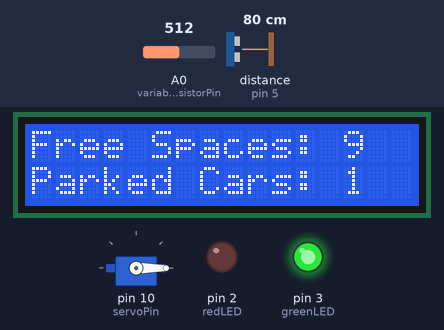
A sketch run on a simulated Arduino Uno, built with avr-gcc and run on an emulated ATmega328P. Parts: 16×2 character LCD, servo, output pins drawn as LEDs (lit = HIGH). Wiring (inferred from the names in the program): ultrasonic range finder: trigger pin 6; echo pin 5. Inputs (shaded band) come from the test bench; at power-on: A0 (variableResistorPin) = 512, distance to the obstacle (sensor on pin 5) 80 cm. The echo pulse lasts 58.3 µs per cm; pins used as bus, display or sensor lines are not drawn; what the sketch prints to the serial monitor is not drawn.

Above: at 1.2 s.
1.3 s: A0 (variableResistorPin) set to 494
At 4.4 s:
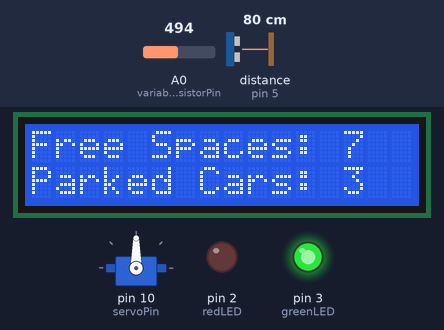
6.8 s: distance to the obstacle (sensor on pin 5) set to 2 cm
At 16.2 s:
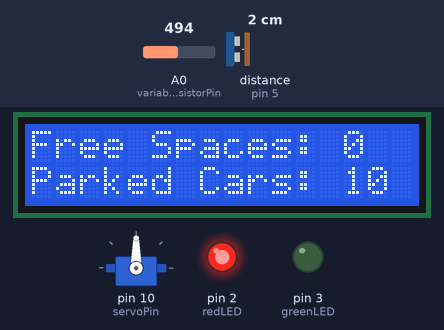
Timing chart, 0 to 17.7 s (numbered marks = the images above; inputs shaded):
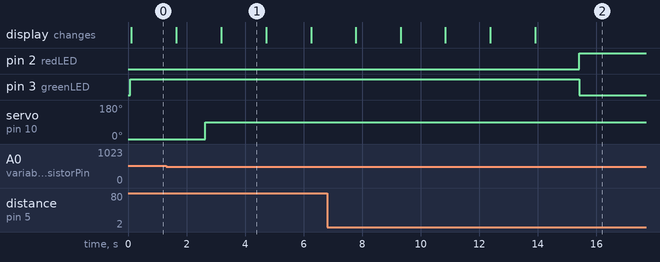

The sketch:

Session_5_sketch_dec6a.ino
```cpp
#include <LiquidCrystal_I2C.h>
#include <Servo.h>

// Pin Definitions
const int ultrasonicTrigPin = 6;  // Ultrasonic Trigger Pin
const int ultrasonicEchoPin = 5; // Ultrasonic Echo Pin
const int greenLED = 3;           // Green LED Pin (Spaces Available)
const int redLED = 2;             // Red LED Pin (Parking Full)
const int servoPin = 10;           // Servo Motor Pin
const int variableResistorPin = A0;  // Variable Resistor Pin for manual gate control

// LCD Setup
LiquidCrystal_I2C lcd(0x20, 16, 2);  // Adjust as per your wiring

// Variables
int totalSpaces = 10;       // Total parking spaces
int freeSpaces = totalSpaces; // Free spaces
int parkedCars = 0;         // Number of cars parked
int carHeight = 0;          // Car height detected by ultrasonic sensor
int maxHeight = 100;        // Maximum height threshold for a car (example value)

// Servo setup
Servo parkingGate;

void setup() {
  Serial.begin(9600);// Initialize LCD
  Serial.write("Parking System");
  digitalWrite(greenLED, HIGH);
  lcd.begin(16, 2);
  lcd.print("Parking System");

  // Initialize Pins
  pinMode(greenLED, OUTPUT);
  pinMode(redLED, OUTPUT);
  pinMode(ultrasonicTrigPin, OUTPUT);
  pinMode(ultrasonicEchoPin, INPUT);

  // Initialize Servo
  parkingGate.attach(servoPin);

  // Initial Gate State (Open)
  parkingGate.write(0); // Gate is open at the start

  // Initial LED States
  digitalWrite(greenLED, HIGH); // Green LED lights up (space available)
  digitalWrite(redLED, LOW);    // Red LED off initially
}

void loop() {
  // Check if there is space available for entry
  if (freeSpaces > 0) {
    digitalWrite(greenLED, HIGH); // Turn on Green LED (space available)
    digitalWrite(redLED, LOW);    // Turn off Red LED
  } else {
    digitalWrite(greenLED, LOW);  // Turn off Green LED
    digitalWrite(redLED, HIGH);   // Turn on Red LED (no spaces available)
  }

  // Ultrasonic Sensor: Detecting Car Entry
  carHeight = readUltrasonicDistance();

  // If a car is detected (height value above the threshold)
  if (carHeight > 0 && carHeight < maxHeight) {
    // Simulate Car Entry (Decrease free spaces, Increase parked cars)
    if (freeSpaces > 0) {
      freeSpaces--;
      parkedCars++;

      // Update LCD Display
      lcd.clear();
      lcd.setCursor(0, 0);
      lcd.print("Free Spaces: ");
      lcd.print(freeSpaces);
      lcd.setCursor(0, 1);
      lcd.print("Parked Cars: ");
      lcd.print(parkedCars);

      // Delay for debounce
      delay(1000);
    }
  }

  // If parking is full, automatically close the gate
  if (freeSpaces == 0) {
    parkingGate.write(90); // Close the gate
  }

  // Manual Control for Gate via Variable Resistor
  int manualControl = analogRead(variableResistorPin); // Read value from the variable resistor (0 to 1023)

  // If variable resistor is below a threshold, close the gate
  if (manualControl < 512) {
    parkingGate.write(90); // Close the gate
  } else {
    if (freeSpaces > 0) {
      parkingGate.write(0); // Open the gate if there is space
    }
  }

  delay(500); // Wait before checking again
}

// Function to read the ultrasonic sensor distance
long readUltrasonicDistance() {
  digitalWrite(ultrasonicTrigPin, LOW);
  delayMicroseconds(2);
  digitalWrite(ultrasonicTrigPin, HIGH);
  delayMicroseconds(10);
  digitalWrite(ultrasonicTrigPin, LOW);

  long duration = pulseIn(ultrasonicEchoPin, HIGH);
  long distance = duration * 0.034 / 2; // Calculate the distance in cm

  return distance; // Return the car height or distance detected
}
```

Measured:
- the behaviour switches between 512 and 511 on A0 (variableResistorPin) (found by bisection; images 0 and 1)
- after the input at 1.3 s, servo on pin 10 (servoPin): 0° → 90° after 1.3 s
- what the display in image 1 shows lasts 1.5 s, from 3.2 s to 4.7 s
